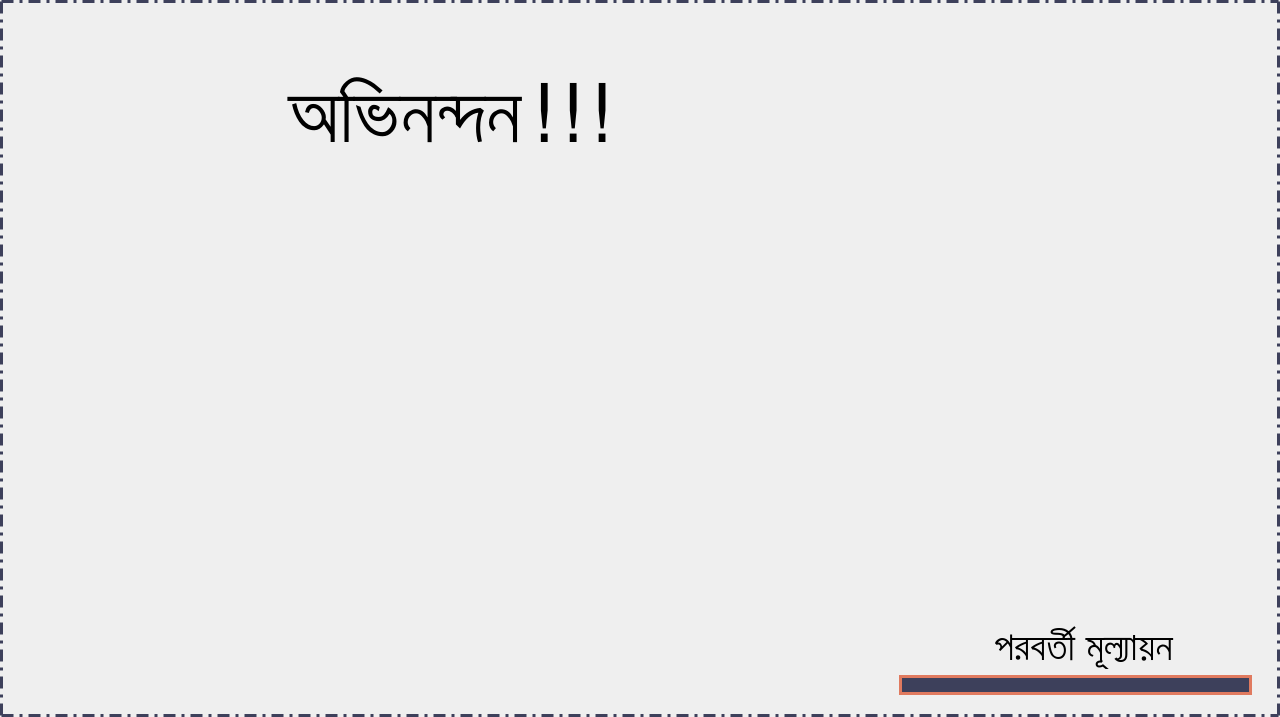
      <widget class="QWidget" name="celebration_page">
       <layout class="QGridLayout" name="gridLayout_9">
        <property name="leftMargin">
         <number>0</number>
        </property>
        <property name="topMargin">
         <number>0</number>
        </property>
        <property name="rightMargin">
         <number>0</number>
        </property>
        <property name="bottomMargin">
         <number>0</number>
        </property>
        <item row="0" column="0">
         <widget class="QFrame" name="celebration_frame">
          <property name="minimumSize">
           <size>
            <width>1280</width>
            <height>550</height>
           </size>
          </property>
          <property name="styleSheet">
           <string notr="true">border: 3px dot-dash rgb(61, 64, 91);
</string>
          </property>
          <property name="frameShape">
           <enum>QFrame::StyledPanel</enum>
          </property>
          <property name="frameShadow">
           <enum>QFrame::Raised</enum>
          </property>
          <layout class="QHBoxLayout" name="horizontalLayout_4">
           <item>
            <widget class="QFrame" name="c_middle_frame">
             <property name="minimumSize">
              <size>
               <width>465</width>
               <height>691</height>
              </size>
             </property>
             <property name="styleSheet">
              <string notr="true">border: none;
</string>
             </property>
             <property name="frameShape">
              <enum>QFrame::StyledPanel</enum>
             </property>
             <property name="frameShadow">
              <enum>QFrame::Raised</enum>
             </property>
             <layout class="QVBoxLayout" name="verticalLayout">
              <item>
               <widget class="QLabel" name="c_lable">
                <property name="minimumSize">
                 <size>
                  <width>434</width>
                  <height>194</height>
                 </size>
                </property>
                <property name="maximumSize">
                 <size>
                  <width>16777215</width>
                  <height>300</height>
                 </size>
                </property>
                <property name="font">
                 <font>
                  <family>Kalpurush</family>
                  <pointsize>61</pointsize>
                 </font>
                </property>
                <property name="styleSheet">
                 <string notr="true">background-color: none;</string>
                </property>
                <property name="text">
                 <string>অভিনন্দন!!!</string>
                </property>
                <property name="alignment">
                 <set>Qt::AlignCenter</set>
                </property>
                <property name="wordWrap">
                 <bool>true</bool>
                </property>
               </widget>
              </item>
              <item>
               <widget class="QLabel" name="c_gif">
                <property name="minimumSize">
                 <size>
                  <width>390</width>
                  <height>475</height>
                 </size>
                </property>
                <property name="styleSheet">
                 <string notr="true">background-color: none;</string>
                </property>
                <property name="text">
                 <string/>
                </property>
               </widget>
              </item>
             </layout>
            </widget>
           </item>
           <item>
            <widget class="QFrame" name="c_right_frame">
             <property name="minimumSize">
              <size>
               <width>366</width>
               <height>691</height>
              </size>
             </property>
             <property name="maximumSize">
              <size>
               <width>378</width>
               <height>691</height>
              </size>
             </property>
             <property name="styleSheet">
              <string notr="true">border: none;
</string>
             </property>
             <property name="frameShape">
              <enum>QFrame::StyledPanel</enum>
             </property>
             <property name="frameShadow">
              <enum>QFrame::Raised</enum>
             </property>
             <layout class="QVBoxLayout" name="verticalLayout_2">
              <item>
               <spacer name="verticalSpacer">
                <property name="orientation">
                 <enum>Qt::Vertical</enum>
                </property>
                <property name="sizeHint" stdset="0">
                 <size>
                  <width>20</width>
                  <height>306</height>
                 </size>
                </property>
               </spacer>
              </item>
              <item>
               <widget class="QLabel" name="c_next_quiz_lbl">
                <property name="minimumSize">
                 <size>
                  <width>369</width>
                  <height>350</height>
                 </size>
                </property>
                <property name="maximumSize">
                 <size>
                  <width>369</width>
                  <height>16777215</height>
                 </size>
                </property>
                <property name="font">
                 <font>
                  <pointsize>30</pointsize>
                 </font>
                </property>
                <property name="styleSheet">
                 <string notr="true"/>
                </property>
                <property name="text">
                 <string>পরবর্তী মূল্যায়ন</string>
                </property>
                <property name="alignment">
                 <set>Qt::AlignBottom|Qt::AlignHCenter</set>
                </property>
               </widget>
              </item>
              <item>
               <widget class="QPushButton" name="c_next_quiz">
                <property name="maximumSize">
                 <size>
                  <width>353</width>
                  <height>16777215</height>
                 </size>
                </property>
                <property name="cursor">
                 <cursorShape>PointingHandCursor</cursorShape>
                </property>
                <property name="styleSheet">
                 <string notr="true">QPushButton {
border: 3px solid #E07A5F;
border-radius: 20px;
background-color:  #3D405B;
}

QPushButton:hover:!pressed {
background-color: #3D405B;
background-color:  rgb(42, 44, 63);
}</string>
                </property>
                <property name="text">
                 <string/>
                </property>
                <property name="icon">
                 <iconset>
                  <normaloff>../Images/forward.png</normaloff>../Images/forward.png</iconset>
                </property>
                <property name="iconSize">
                 <size>
                  <width>90</width>
                  <height>80</height>
                 </size>
                </property>
                <property name="shortcut">
                 <string>Right</string>
                </property>
               </widget>
              </item>
             </layout>
            </widget>
           </item>
          </layout>
         </widget>
        </item>
       </layout>
      </widget>
